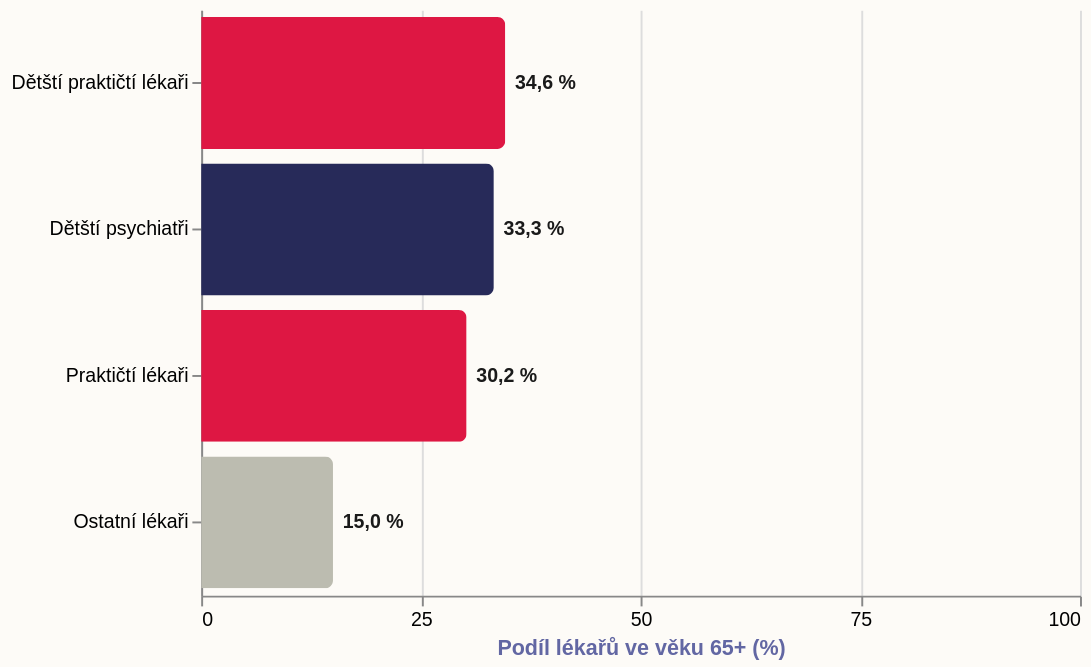

Write a Vega-Lite specification for this figure.
### Vega-Lite specification from a JSON file in a GitHub repository (floating-point values rounded to 4 significant figures)
{"_source": "Zdroj: ÚZIS, Registr zdravotnických pracovníků 2024", "$schema": "https://vega.github.io/schema/vega-lite/v5.json", "description": "Věková struktura lékařů v ČR: Podíl lékařů v důchodovém věku (65+)", "width": 450, "height": 300, "autosize": {"type": "pad", "resize": true}, "background": "#fdfbf7", "data": {"values": [{"spec": "Dětští praktičtí lékaři", "val": 34.6, "label": "34,6 %", "cat": "Primární péče"}, {"spec": "Dětští psychiatři", "val": 33.3, "label": "33,3 %", "cat": "Specialisté"}, {"spec": "Praktičtí lékaři", "val": 30.2, "label": "30,2 %", "cat": "Primární péče"}, {"spec": "Ostatní lékaři", "val": 15.0, "label": "15,0 %", "cat": "Průměr"}]}, "layer": [{"mark": {"type": "bar", "tooltip": true, "cornerRadiusEnd": 4}, "encoding": {"y": {"field": "spec", "type": "nominal", "title": null, "sort": ["Dětští praktičtí lékaři", "Dětští psychiatři", "Praktičtí lékaři", "Ostatní lékaři"]}, "x": {"field": "val", "type": "quantitative", "title": "Podíl lékařů ve věku 65+ (%)", "scale": {"domain": [0, 100]}, "axis": {"values": [0, 25, 50, 75, 100]}}, "color": {"field": "cat", "type": "nominal", "scale": {"domain": ["Primární péče", "Specialisté", "Průměr"], "range": ["#de1743", "#272a59", "#bcbcb0"]}, "legend": null}}}, {"mark": {"type": "text", "align": "left", "baseline": "middle", "dx": 5, "fontSize": 10, "fontWeight": "bold", "color": "#1a1a1a"}, "encoding": {"y": {"field": "spec", "type": "nominal", "title": null, "sort": ["Dětští praktičtí lékaři", "Dětští psychiatři", "Praktičtí lékaři", "Ostatní lékaři"]}, "x": {"field": "val", "type": "quantitative", "scale": {"domain": [0, 100]}}, "text": {"field": "label"}}}], "config": {"view": {"stroke": "transparent"}, "title": {"font": "Roboto Slab", "fontWeight": "bold", "fontSize": 13, "anchor": "start", "color": "#272a59", "subtitleFont": "Work Sans", "subtitleFontSize": 10, "subtitleColor": "#6267a3"}, "axis": {"titleColor": "#6267a3"}, "legend": {}}}
